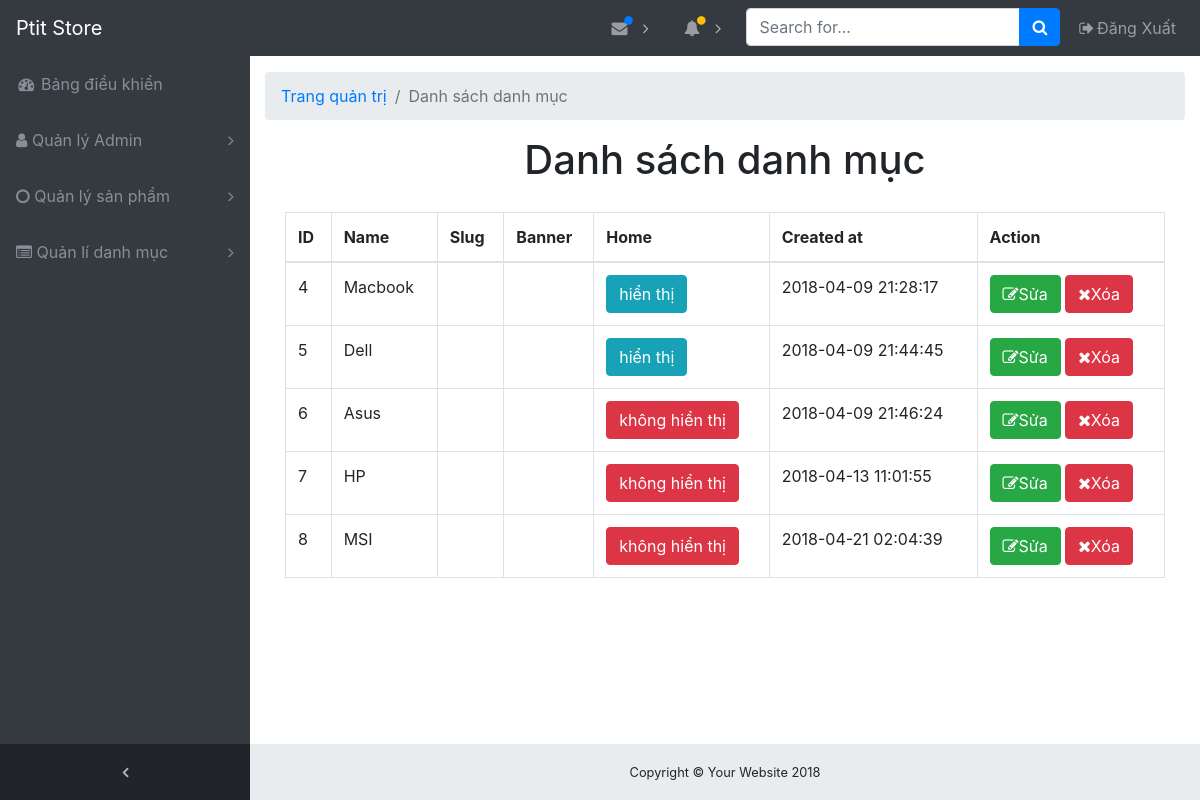
/admin/modules/categories (signed in), run on the app's committed database.
### tables this page shows
CREATE TABLE `categories` (
  `id` int(11) NOT NULL,
  `name` varchar(100) DEFAULT NULL,
  `slug` varchar(100) DEFAULT NULL,
  `images` varchar(100) DEFAULT NULL,
  `banner` varchar(100) DEFAULT NULL,
  `home` tinyint(4) DEFAULT '0',
  `status` tinyint(4) DEFAULT '1',
  `created_at` timestamp NOT NULL DEFAULT CURRENT_TIMESTAMP,
  `updated_at` timestamp NOT NULL DEFAULT CURRENT_TIMESTAMP ON UPDATE CURRENT_TIMESTAMP
);

### libraries/databases.php (called while the page is built, shortened)
<?php
    class Database
    {
        public $link;
        public function __construct()
        {
            $this->link = mysqli_connect("localhost","root","","shop") or die ();
            mysqli_set_charset($this->link,"utf8");
        }
         public function fetchAll($table)
        {
            $sql = "SELECT * FROM {$table} WHERE 1" ;
            $result = mysqli_query($this->link,$sql) or die("Lỗi Truy Vấn fetchAll " .mysqli_error($this->link));
            $data = [];
            if(isset($result))
            {
                while ($num = mysqli_fetch_assoc($result))
                {
                    $data[] = $num;
                }
            }
            return $data;
        }
    }
?>

### admin/autoload/autoload.php (called while the page is built, shortened)
<?php
	  require_once __DIR__."/../../libraries/databases.php";
	 require_once __DIR__."/../../libraries/functions.php";
	$db = new Database();
?>

### libraries/functions.php (called while the page is built, shortened)
<?php
	function baseUrl() {
		return $url = "http://localhost/";
	}
	function modules($module) {
		return baseUrl()."admin/modules/".$module;
	}
?>

### admin/modules/categories/index.php (the view, shortened to what this page needs)
<?php
require_once __DIR__."/../../autoload/autoload.php";
require_once __DIR__."/../../layouts/header.php";
$categories = $db->fetchAll('categories');
?>
<div class="content-wrapper">
    <div class="container-fluid">
        <ol class="breadcrumb">
            <li class="breadcrumb-item">
                <a href="">Trang quản trị</a>
            </li>
            <li class="breadcrumb-item active">Danh sách danh mục</li>
        </ol>
        <div class="row">
                <div class="col-12">
                    <h1 class="text-center">Danh sách danh mục</h1>
                </div>
        </div>
            <div class="card-body">
                <div class="table-responsive">
                    <table class="table table-bordered" id="dataTable" width="100%" cellspacing="0">
                        <thead>
                            <tr>
                                <th>ID</th>
                                <th>Name</th>
                                <th>Slug</th>
                                <th>Banner</th>
                                <th>Home</th>
                                <th>Created at</th>
                                <th>Action</th>
                            </tr>
                        </thead>
                        <tbody>
                            <?php
                            foreach ($categories as $category):?>
                            <tr>
                                <td><?= $category['id']  ?></td>
                                <td><?= $category['name']  ?></td>
                                <td><?= $category['slug']  ?></td>
                                <td><?= $category['banner']  ?></td>
                                <td><a href="home.php?id=<?php echo $category['id'];?>" class ="btn btn-xs <?php echo ($category['home']==1) ? "btn-info" : "btn-danger" ?>">
                                    <?php echo ($category['home'] == 1) ? "hiển thị": "không hiển thị" ?>
                                </a></td>
                                <td><?= $category['created_at']  ?></td>
                                <td>
                                    <a  type="button" class="btn default btn-success" href=" <?php echo modules("categories/edit.php?id=").$category['id'] ?>"><i class="fa fa-edit"></i>Sửa</a>
                                    <a type="button" class="btn btn-danger" href=" <?php echo modules("categories/delete.php?id=").$category['id'] ?>"><i class="fa fa-times"></i>Xóa</a>
                                </td>
                            </tr>
                            <?php endforeach;?>
                        </tbody>
                    </table>
                </div>
            </div>
        </div>
        <?php require_once __DIR__."/../../layouts/footer.php" ?>

### data on the page
categories: id "4", name "Macbook", home "hiển thị", created_at "2018-04-09 21:28:17"
categories: id "5", name "Dell", home "hiển thị", created_at "2018-04-09 21:44:45"
categories: id "6", name "Asus", home "không hiển thị", created_at "2018-04-09 21:46:24"
categories: id "7", name "HP", home "không hiển thị", created_at "2018-04-13 11:01:55"
categories: id "8", name "MSI", home "không hiển thị", created_at "2018-04-21 02:04:39"
